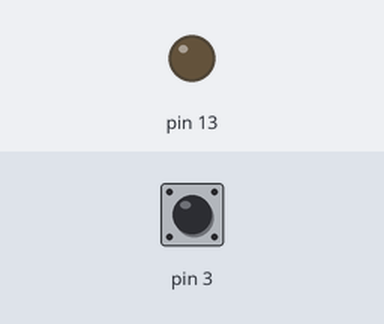
A sketch run on a simulated Arduino Uno, built with avr-gcc and run on an emulated ATmega328P. On the bench: output pins drawn as LEDs (lit = HIGH). The test bench sets the inputs (shaded band); at power-on: pin 3 HIGH. What the sketch prints to the serial monitor is not drawn.

Above: at 1.2 s.
1.3 s: pin 3 pulled LOW for 0.15 s
At 1.37 s:
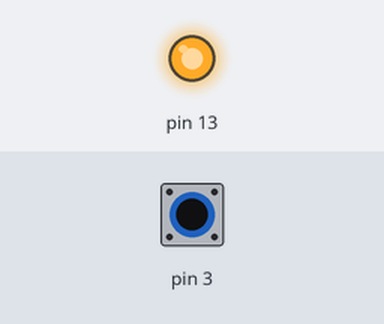
2.9 s: pin 3 pulled LOW for 1 s
At 5.1 s:
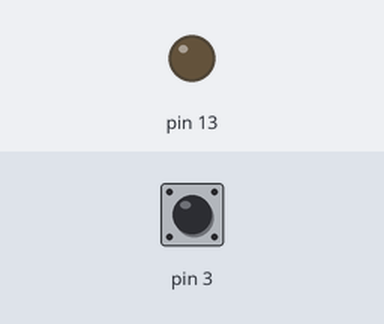
5.4 s: pin 3 pulled LOW for 3.2 s
At 6.4 s:
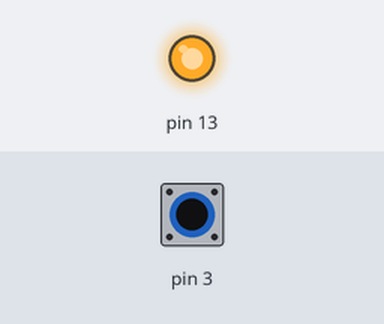
Timing chart, 0 to 10.1 s (numbered marks = the images above; inputs shaded):
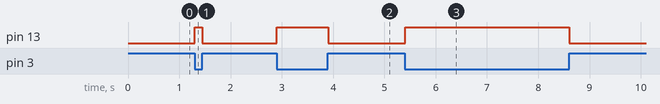

Measured:
- after the input at 1.3 s, pin 13: LOW → HIGH at once, → LOW 0.15 s later
- after the input at 2.9 s, pin 13: LOW → HIGH at once, → LOW 1.0 s later
- after the input at 5.4 s, pin 13: LOW → HIGH at once, → LOW 3.2 s later

The sketch:

sustain_pedal_midi.ino
```cpp
// Sustain pedal to MIDI converter
// by Keijiro Takahashi, 2013

boolean prevPedal = false;

void setup()
{
  // MIDI data rate.
  Serial.begin(31250);

  // Set pin-3 as input, and pull-up.
  pinMode(3, INPUT);
  digitalWrite(3, HIGH);

  // LED.
  pinMode(13, OUTPUT);
}

void loop()
{
  // Read the input.
  boolean pedal = (digitalRead(3) == 0);

  // Only when the state was changed.
  if (pedal != prevPedal) {
    // Send a sustain on/off message.
    Serial.write(0xb0);
    Serial.write(0x40);
    Serial.write(pedal ? 0x7f : 0);
    digitalWrite(13, pedal);
    prevPedal = pedal;
  }

  // 10 ms interval.
  delay(10);
}
```
